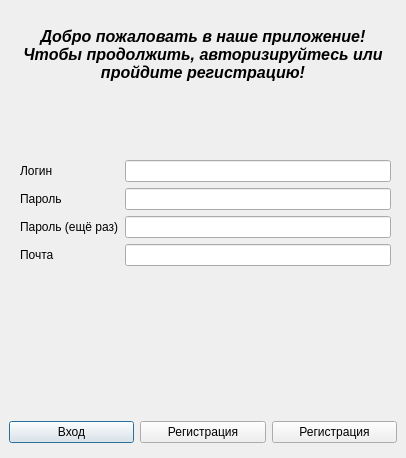
<?xml version="1.0" encoding="UTF-8"?>
<ui version="4.0">
 <class>AuthRegForm</class>
 <widget class="QDialog" name="AuthRegForm">
  <property name="windowModality">
   <enum>Qt::NonModal</enum>
  </property>
  <property name="geometry">
   <rect>
    <x>0</x>
    <y>0</y>
    <width>406</width>
    <height>458</height>
   </rect>
  </property>
  <property name="cursor">
   <cursorShape>PointingHandCursor</cursorShape>
  </property>
  <property name="windowTitle">
   <string>start - Car's-Specific</string>
  </property>
  <property name="windowIcon">
   <iconset theme="QIcon::ThemeIcon::SystemLockScreen"/>
  </property>
  <property name="styleSheet">
   <string notr="true"/>
  </property>
  <widget class="QWidget" name="horizontalLayoutWidget">
   <property name="geometry">
    <rect>
     <x>9</x>
     <y>415</y>
     <width>388</width>
     <height>34</height>
    </rect>
   </property>
   <layout class="QHBoxLayout" name="horizontalLayout">
    <item>
     <widget class="QPushButton" name="pushButton_Auth">
      <property name="styleSheet">
       <string notr="true">font: 700 14pt &quot;Verdana&quot;;
color: rgb(0, 0, 0);</string>
      </property>
      <property name="text">
       <string>Вход</string>
      </property>
     </widget>
    </item>
    <item>
     <widget class="QPushButton" name="pushButton_toReg">
      <property name="styleSheet">
       <string notr="true">font: 700 14pt &quot;Verdana&quot;;
color: rgb(0, 0, 0);</string>
      </property>
      <property name="text">
       <string>Регистрация</string>
      </property>
     </widget>
    </item>
    <item>
     <widget class="QPushButton" name="pushButton_Reg">
      <property name="styleSheet">
       <string notr="true">font: 700 14pt &quot;Verdana&quot;;
color: rgb(0, 0, 0);</string>
      </property>
      <property name="text">
       <string>Регистрация</string>
      </property>
     </widget>
    </item>
   </layout>
  </widget>
  <widget class="QTextBrowser" name="textBrowser">
   <property name="geometry">
    <rect>
     <x>9</x>
     <y>9</y>
     <width>388</width>
     <height>91</height>
    </rect>
   </property>
   <property name="styleSheet">
    <string notr="true">background-color: transparent;
border: none;</string>
   </property>
   <property name="html">
    <string>&lt;!DOCTYPE HTML PUBLIC &quot;-//W3C//DTD HTML 4.0//EN&quot; &quot;http://www.w3.org/TR/REC-html40/strict.dtd&quot;&gt;
&lt;html&gt;&lt;head&gt;&lt;meta name=&quot;qrichtext&quot; content=&quot;1&quot; /&gt;&lt;meta charset=&quot;utf-8&quot; /&gt;&lt;style type=&quot;text/css&quot;&gt;
p, li { white-space: pre-wrap; }
hr { height: 1px; border-width: 0; }
li.unchecked::marker { content: &quot;\2610&quot;; }
li.checked::marker { content: &quot;\2612&quot;; }
&lt;/style&gt;&lt;/head&gt;&lt;body style=&quot; font-family:'Segoe UI'; font-size:9pt; font-weight:400; font-style:normal;&quot;&gt;
&lt;p align=&quot;center&quot; style=&quot;-qt-paragraph-type:empty; margin-top:0px; margin-bottom:0px; margin-left:0px; margin-right:0px; -qt-block-indent:0; text-indent:0px;&quot;&gt;&lt;br /&gt;&lt;/p&gt;
&lt;p align=&quot;center&quot; style=&quot; margin-top:0px; margin-bottom:0px; margin-left:0px; margin-right:0px; -qt-block-indent:0; text-indent:0px;&quot;&gt;&lt;span style=&quot; font-size:12pt; font-weight:700; font-style:italic; color:#000000;&quot;&gt;Добро пожаловать в наше приложение!&lt;br /&gt;Чтобы продолжить, авторизируйтесь или пройдите регистрацию!&lt;/span&gt;&lt;/p&gt;&lt;/body&gt;&lt;/html&gt;</string>
   </property>
  </widget>
  <widget class="QTextBrowser" name="textBrowser_2">
   <property name="geometry">
    <rect>
     <x>9</x>
     <y>320</y>
     <width>388</width>
     <height>89</height>
    </rect>
   </property>
   <property name="styleSheet">
    <string notr="true">background-color: transparent;
border: none;</string>
   </property>
  </widget>
  <widget class="QWidget" name="gridLayoutWidget">
   <property name="geometry">
    <rect>
     <x>20</x>
     <y>160</y>
     <width>371</width>
     <height>151</height>
    </rect>
   </property>
   <layout class="QFormLayout" name="formLayout">
    <item row="0" column="0">
     <widget class="QLabel" name="label_login">
      <property name="styleSheet">
       <string notr="true">font: 700 10pt &quot;Verdana&quot;;
color: black;</string>
      </property>
      <property name="text">
       <string>Логин</string>
      </property>
     </widget>
    </item>
    <item row="2" column="0">
     <widget class="QLabel" name="label_password">
      <property name="styleSheet">
       <string notr="true">font: 700 10pt &quot;Verdana&quot;;
color: black;
</string>
      </property>
      <property name="text">
       <string>Пароль</string>
      </property>
     </widget>
    </item>
    <item row="4" column="0">
     <widget class="QLabel" name="label_passwordcheck">
      <property name="styleSheet">
       <string notr="true">font: 700 10pt &quot;Verdana&quot;;
color: black;</string>
      </property>
      <property name="text">
       <string>Пароль (ещё раз)</string>
      </property>
     </widget>
    </item>
    <item row="6" column="0">
     <widget class="QLabel" name="label_mail">
      <property name="styleSheet">
       <string notr="true">font: 700 10pt &quot;Verdana&quot;;
color: black;</string>
      </property>
      <property name="text">
       <string>Почта</string>
      </property>
     </widget>
    </item>
    <item row="0" column="1">
     <widget class="QLineEdit" name="lineEdit_login"/>
    </item>
    <item row="2" column="1">
     <widget class="QLineEdit" name="lineEdit_password"/>
    </item>
    <item row="4" column="1">
     <widget class="QLineEdit" name="lineEdit_passwordcheck"/>
    </item>
    <item row="6" column="1">
     <widget class="QLineEdit" name="lineEdit_mail"/>
    </item>
   </layout>
  </widget>
 </widget>
 <resources/>
 <connections/>
</ui>
